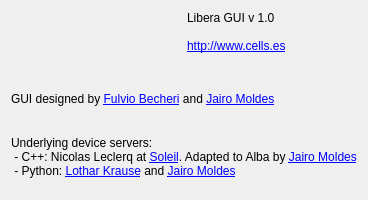
<ui version="4.0" >
 <class>About</class>
 <widget class="QDialog" name="About" >
  <property name="windowModality" >
   <enum>Qt::WindowModal</enum>
  </property>
  <property name="geometry" >
   <rect>
    <x>0</x>
    <y>0</y>
    <width>327</width>
    <height>200</height>
   </rect>
  </property>
  <property name="windowTitle" >
   <string>About</string>
  </property>
  <property name="windowIcon" >
   <iconset>
    <normaloff>../images/libera.png</normaloff>../images/libera.png</iconset>
  </property>
  <layout class="QGridLayout" >
   <item row="0" column="0" >
    <widget class="QLabel" name="labelLogo" >
     <property name="text" >
      <string/>
     </property>
     <property name="pixmap" >
      <pixmap>images/AlbaLogo.png</pixmap>
     </property>
    </widget>
   </item>
   <item row="0" column="1" >
    <widget class="QLabel" name="labelMain" >
     <property name="text" >
      <string>&lt;html>&lt;head>&lt;meta name="qrichtext" content="1" />&lt;style type="text/css">
p, li { white-space: pre-wrap; }
&lt;/style>&lt;/head>&lt;body style=" font-family:'Sans Serif'; font-size:9pt; font-weight:400; font-style:normal;">
&lt;p style=" margin-top:0px; margin-bottom:0px; margin-left:0px; margin-right:0px; -qt-block-indent:0; text-indent:0px;">Libera GUI v 1.0&lt;/p>
&lt;p style="-qt-paragraph-type:empty; margin-top:0px; margin-bottom:0px; margin-left:0px; margin-right:0px; -qt-block-indent:0; text-indent:0px;">&lt;/p>
&lt;p style=" margin-top:0px; margin-bottom:0px; margin-left:0px; margin-right:0px; -qt-block-indent:0; text-indent:0px;">&lt;a href="http://www.cells.es">&lt;span style=" text-decoration: underline; color:#0000ff;">http://www.cells.es&lt;/span>&lt;/a>&lt;/p>
&lt;p style="-qt-paragraph-type:empty; margin-top:0px; margin-bottom:0px; margin-left:0px; margin-right:0px; -qt-block-indent:0; text-indent:0px;">&lt;/p>&lt;/body>&lt;/html></string>
     </property>
     <property name="openExternalLinks" >
      <bool>true</bool>
     </property>
    </widget>
   </item>
   <item row="1" column="0" colspan="2" >
    <widget class="QLabel" name="labelAboutGUI" >
     <property name="text" >
      <string>&lt;html>&lt;head>&lt;meta name="qrichtext" content="1" />&lt;style type="text/css">
p, li { white-space: pre-wrap; }
&lt;/style>&lt;/head>&lt;body style=" font-family:'Sans Serif'; font-size:9pt; font-weight:400; font-style:normal;">
&lt;p style=" margin-top:0px; margin-bottom:0px; margin-left:0px; margin-right:0px; -qt-block-indent:0; text-indent:0px;">GUI designed by &lt;a href="mailto:fbecheri@cells.es">&lt;span style=" text-decoration: underline; color:#0000ff;">Fulvio Becheri&lt;/span>&lt;/a> and &lt;a href="mailto:jmoldes@cells.es">&lt;span style=" text-decoration: underline; color:#0000ff;">Jairo Moldes&lt;/span>&lt;/a>&lt;/p>&lt;/body>&lt;/html></string>
     </property>
     <property name="openExternalLinks" >
      <bool>true</bool>
     </property>
    </widget>
   </item>
   <item row="2" column="0" colspan="2" >
    <widget class="QLabel" name="labelAboutDS" >
     <property name="text" >
      <string>&lt;html>&lt;head>&lt;meta name="qrichtext" content="1" />&lt;style type="text/css">
p, li { white-space: pre-wrap; }
&lt;/style>&lt;/head>&lt;body style=" font-family:'Sans Serif'; font-size:9pt; font-weight:400; font-style:normal;">
&lt;p style=" margin-top:0px; margin-bottom:0px; margin-left:0px; margin-right:0px; -qt-block-indent:0; text-indent:0px;">Underlying device servers:&lt;/p>
&lt;p style=" margin-top:0px; margin-bottom:0px; margin-left:0px; margin-right:0px; -qt-block-indent:0; text-indent:0px;"> - C++: Nicolas Leclerq at &lt;a href="http://www.synchrotron-soleil.fr/">&lt;span style=" text-decoration: underline; color:#0000ff;">Soleil&lt;/span>&lt;/a>. Adapted to Alba by &lt;a href="mailto:jmoldes@cells.es">&lt;span style=" text-decoration: underline; color:#0000ff;">Jairo Moldes&lt;/span>&lt;/a>&lt;/p>
&lt;p style=" margin-top:0px; margin-bottom:0px; margin-left:0px; margin-right:0px; -qt-block-indent:0; text-indent:0px;"> - Python: &lt;a href="mailto:lkrause@cells.es">&lt;span style=" text-decoration: underline; color:#0000ff;">Lothar Krause&lt;/span>&lt;/a> and &lt;a href="mailto:jmoldes@cells.es">&lt;span style=" text-decoration: underline; color:#0000ff;">Jairo Moldes&lt;/span>&lt;/a>&lt;/p>&lt;/body>&lt;/html></string>
     </property>
     <property name="openExternalLinks" >
      <bool>true</bool>
     </property>
    </widget>
   </item>
   <item row="3" column="0" colspan="2" >
    <widget class="QDialogButtonBox" name="buttonBox" >
     <property name="orientation" >
      <enum>Qt::Horizontal</enum>
     </property>
     <property name="standardButtons" >
      <set>QDialogButtonBox::NoButton</set>
     </property>
    </widget>
   </item>
  </layout>
 </widget>
 <resources/>
 <connections>
  <connection>
   <sender>buttonBox</sender>
   <signal>accepted()</signal>
   <receiver>About</receiver>
   <slot>accept()</slot>
   <hints>
    <hint type="sourcelabel" >
     <x>248</x>
     <y>254</y>
    </hint>
    <hint type="destinationlabel" >
     <x>157</x>
     <y>274</y>
    </hint>
   </hints>
  </connection>
  <connection>
   <sender>buttonBox</sender>
   <signal>rejected()</signal>
   <receiver>About</receiver>
   <slot>reject()</slot>
   <hints>
    <hint type="sourcelabel" >
     <x>316</x>
     <y>260</y>
    </hint>
    <hint type="destinationlabel" >
     <x>286</x>
     <y>274</y>
    </hint>
   </hints>
  </connection>
 </connections>
</ui>
